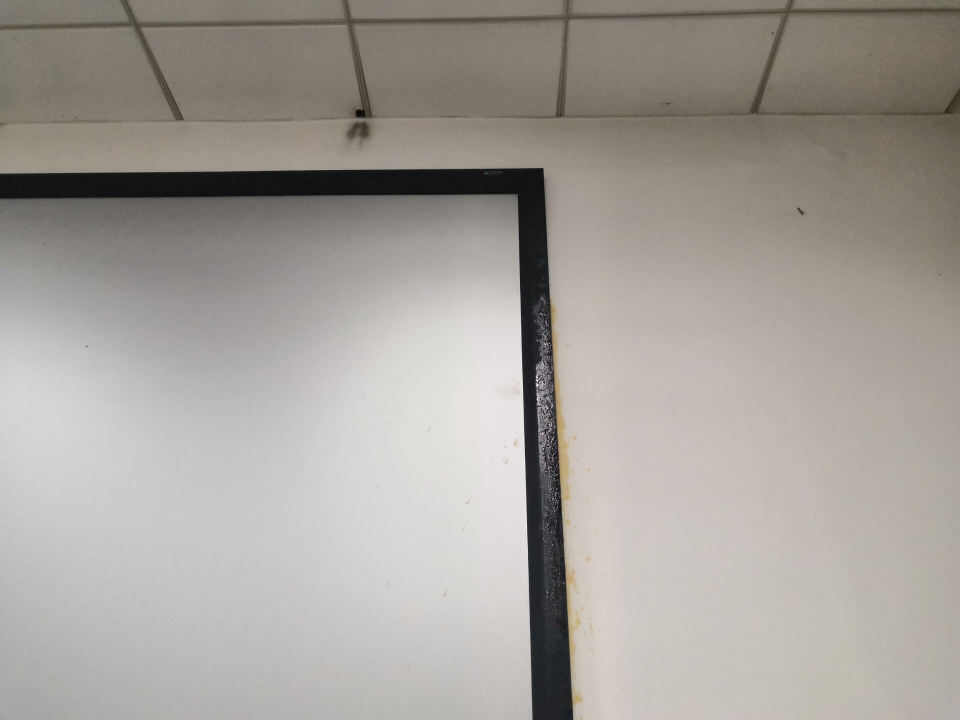
#> input picture 练习/qiangjiao.jpg, 1920 x 1440 px (shown at 1/2 size)
$ python '实例_2-实际角度测量.py'
#> lines starting #> are read from the running program, lines starting #| are printed output that depends on the picture; after the words box and inside, x2 and y2 are one past the last pixel; in counts of white or black regions, pixels touching at a corner belong together; long printed decimals are rounded
# -*- 实例 -*-
"""
功能：测量角度
作者：fenghuohuo
日期：2021年10月25日
"""
import math

import cv2
import cv2 as cv
import numpy as np

# 加载图片
img_Original = cv.imread('qiangjiao.jpg')
#> img_Original is the input picture: shape (1440, 1920, 3); mean B, G, R 154.7, 160.3, 164.9
h, w = img_Original.shape[:2]
#> h = 1440; w = 1920
img_resize = cv2.resize(img_Original, (int(w/2), int(h/2)), fx=0.5, fy=0.5, interpolation=cv2.INTER_AREA)
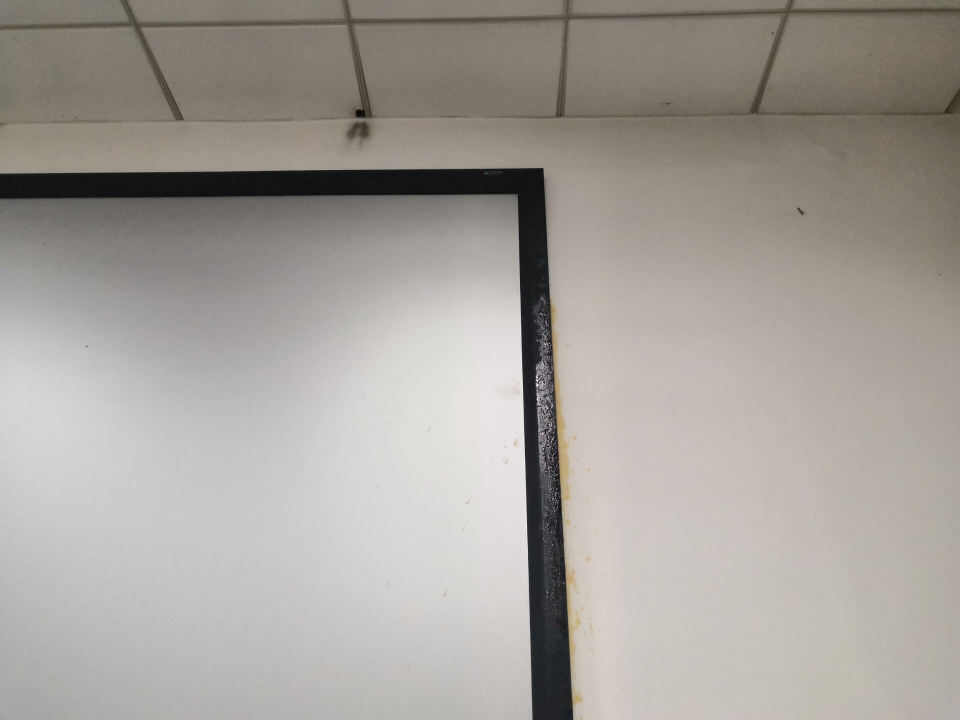
#> img_resize: shape (720, 960, 3); mean B, G, R 154.8, 160.4, 165
cv2.imshow("img_Original", img_resize)

# 图片预处理
gray = cv.cvtColor(img_resize, cv.COLOR_BGR2GRAY)
cv2.imshow("gray", gray)

blur = cv.GaussianBlur(gray, (9, 9), 3)
cv2.imshow("blur", blur)

canny = cv.Canny(blur, 90, 150)
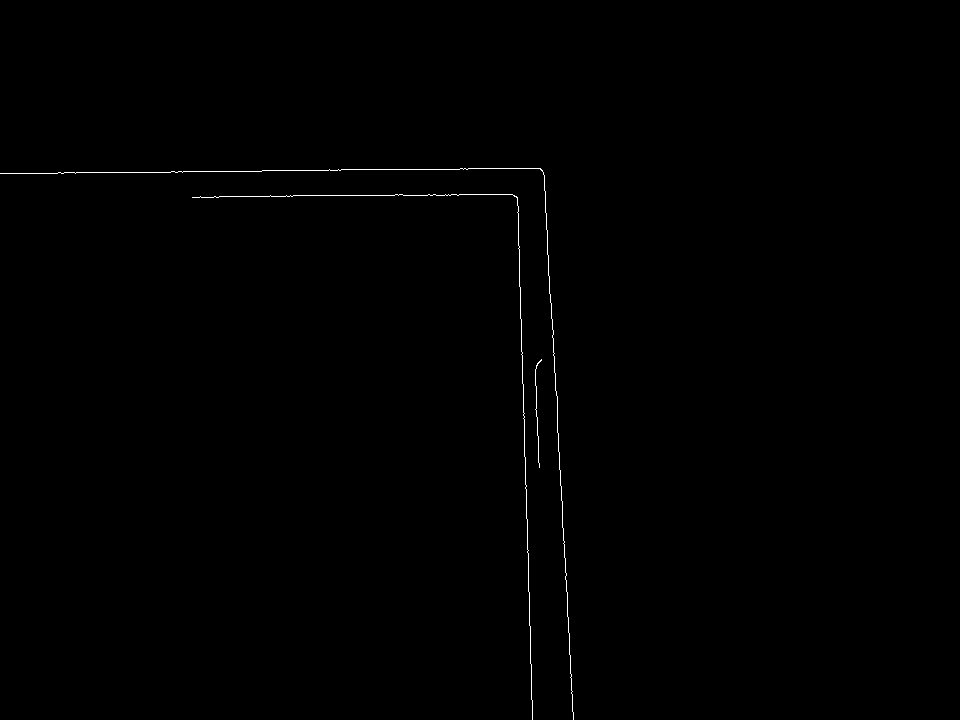
#> canny: shape (720, 960); 0.3% white in thin lines or dots, all inside (x1, y1, x2, y2) = (0, 168, 574, 720)
cv2.imshow("canny", canny)

# hough直线变换
lines = cv.HoughLines(canny, 1, np.pi/180, 176)
#> lines = [[-534, 3.09], [175, 1.55], [-509, 3.11]]

# 确定图片中最大直线长度
L = round(math.sqrt(pow(h/2-1,2.0)+pow(w/2-1,2.0))+1)
#> L = 1200
L1 = L/2
#> L1 = 600
print(L)
#| 1200
# 将检测出来直线显示出来,注意这里线是极坐标（ρ，θ）
i = 1   # 用来确定直线检测顺序
for line in lines:
    rho, theta = line[0]
    print(theta*180/np.pi)
    a = np.cos(theta)
    b = np.sin(theta)
    x0 = int(a * rho)
    y0 = int(b * rho)
    x1 = int(x0 + L * (-b))    # 此处的数值要根据实际情况更改
    y1 = int(y0 + L * a)
    x2 = int(x0 - L * (-b))
    y2 = int(y0 - L * a)
    x_mid = int((x0 + x2)/2)
    y_mid = int((y0 + y2)/2)
    cv.line(img_resize, (x1, y1), (x2, y2), (0, 0, 255),2)
    print(i)
    while i>1:
        break
    cv2.putText(img_resize, "{:.1f}".format(i), (x_mid, y_mid), cv2.FONT_HERSHEY_SIMPLEX, 1, (255, 255, 0), 2)
    i += 1
    if x2 - x1 == 0:
        print("直线是竖直的")
    elif y2 - y1 == 0:
        print("直线是水平的")
    else:
        # 计算斜率
        k = -(y2 - y1) / (x2 - x1)
        # 求正反切，再将得到的弧度转换为角度
        angle = float(np.arctan(k) * 180 / np.pi)
        print("直线的倾斜角度为：" + str(angle) + "°")
#> this loop made 3 passes
#> (rho, theta, a, b, x0, y0, x1, y1) on passes 1 to 3: (-534, 3.09, -0.999, 0.0523, 533, -27, 470, -1225), (175, 1.55, 0.0175, 1, 3, 174, -1196, 194), (-509, 3.11, -0.999, 0.0349, 508, -17, 466, -1216)
#| 177.000
#| 1
#| 直线的倾斜角度为：-87.014°
#| 89.000
#| 2
#| 直线的倾斜角度为：0.9795°
#| 178.000
#| 3
#| 直线的倾斜角度为：-88.018°
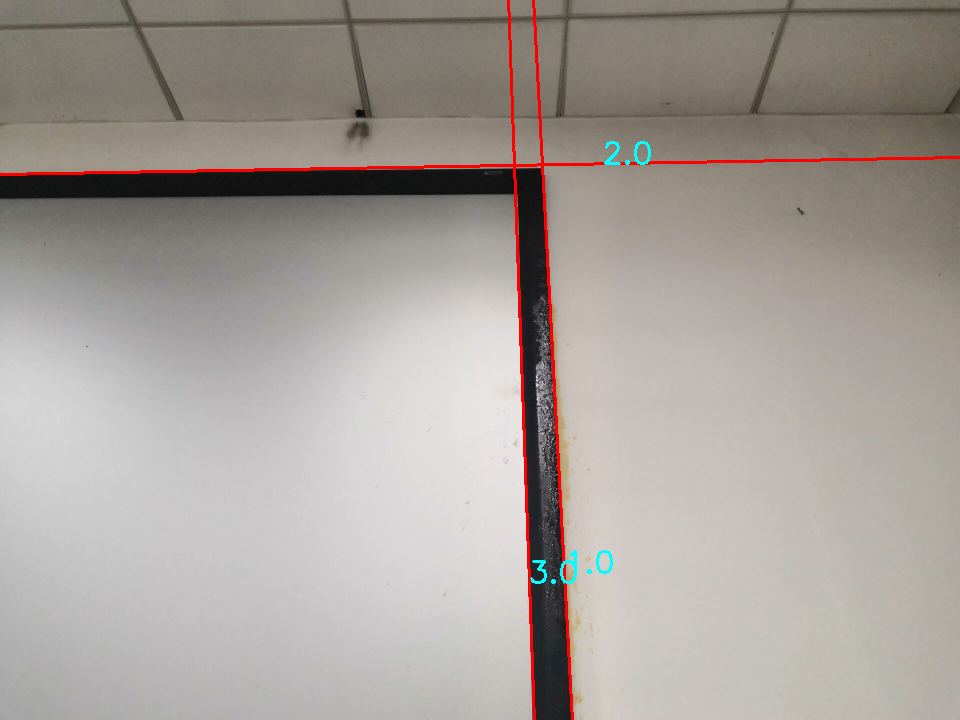
#> img_resize: shape (720, 960, 3); 1.16% of pixels changed, all inside (x1, y1, x2, y2) = (0, 0, 960, 720)
#> after the loop, i = 4
        #cv2.putText(img_resize, "{:.1f}deg".format(angle), (x_mid, y_mid), cv2.FONT_HERSHEY_SIMPLEX, 1, (255, 255, 0), 2)


cv2.imshow("angle", img_resize)
cv2.waitKey(0)
cv2.destroyAllWindows()

$ run again, with 练习/1_1.jpg copied over 练习/qiangjiao.jpg
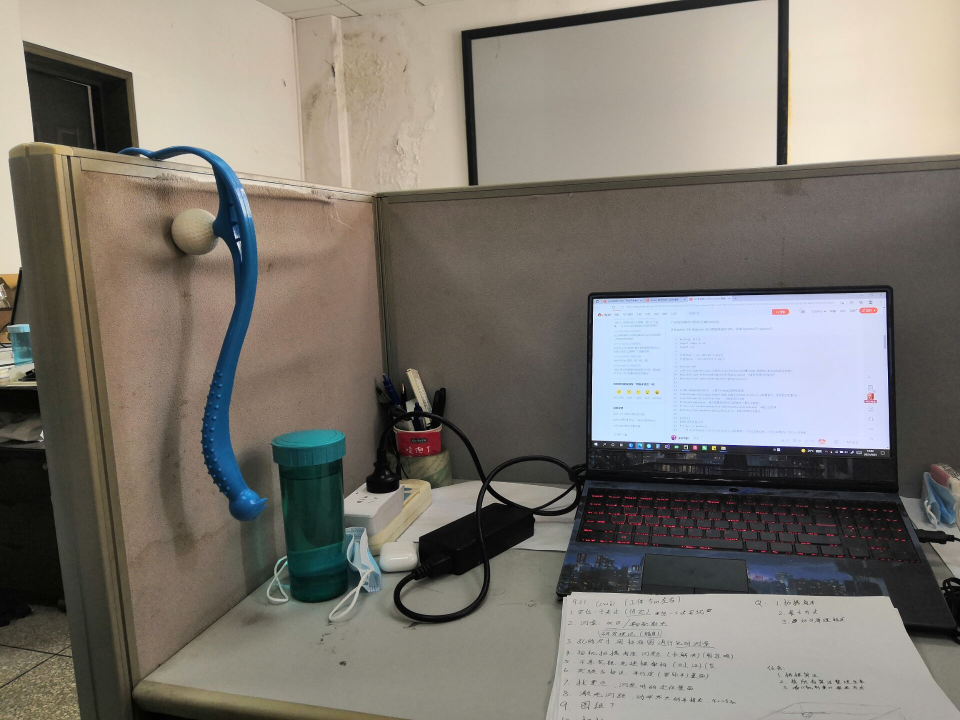
#> input picture 练习/1_1.jpg, 1920 x 1440 px (shown at 1/2 size)
#> img_Original is the input picture: shape (1440, 1920, 3); mean B, G, R 113.3, 120.7, 125.5
#> `canny = cv.Canny(blur, 90, 150)`:
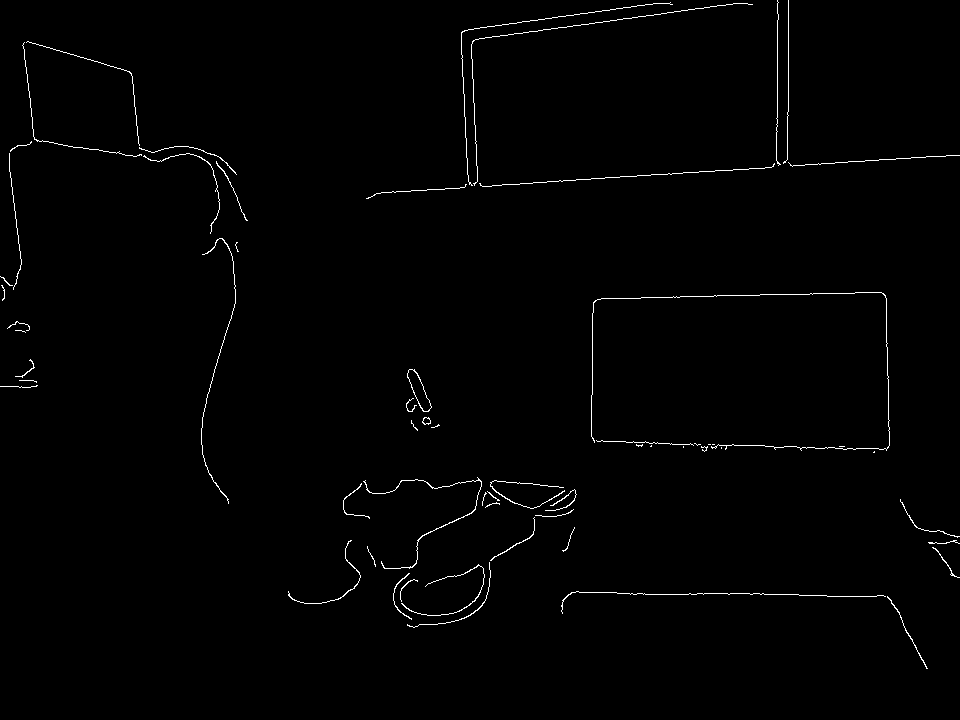
#> canny: shape (720, 960); 0.93% white in thin lines or dots
#> lines = [[220, 1.5], [105, 1.43], [94, 1.43]]
#| 1200
#> the loop `for line in lines:` made 3 passes
#> (rho, theta, a, b, x0, y0, x1, y1) on passes 1 to 3: (220, 1.5, 0.0698, 0.998, 15, 219, -1182, 302), (105, 1.43, 0.139, 0.99, 14, 103, -1174, 270), (94, 1.43, 0.139, 0.99, 13, 93, -1175, 260)
#> (printed output is left out)
#> after the loop `for line in lines:`:
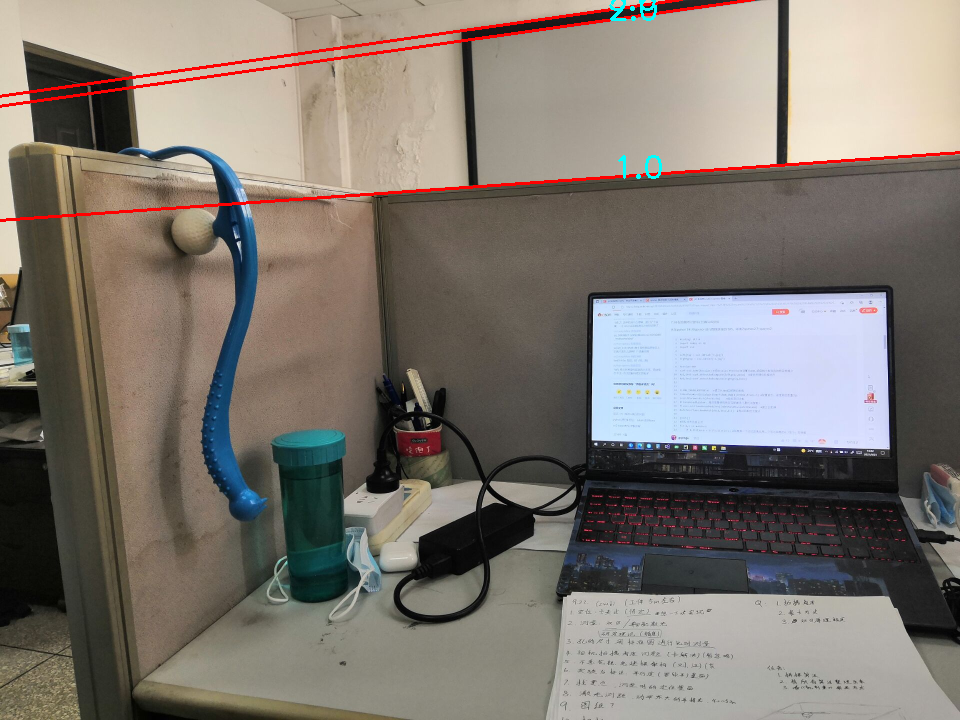
#> img_resize: shape (720, 960, 3); mean B, G, R 112.4, 119.6, 126.6
#> after the loop `for line in lines:`: i = 4

$ run again, with 练习/1_2.jpg copied over 练习/qiangjiao.jpg
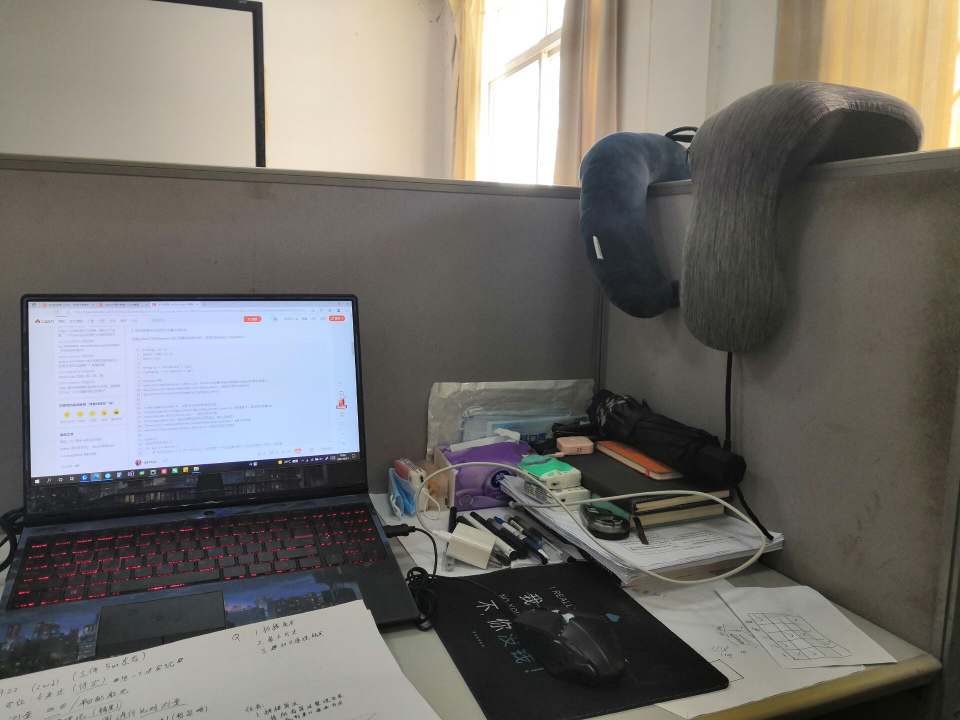
#> input picture 练习/1_2.jpg, 1920 x 1440 px (shown at 1/2 size)
#> img_Original is the input picture: shape (1440, 1920, 3); mean B, G, R 107.3, 111.8, 114.9
#> `canny = cv.Canny(blur, 90, 150)`:
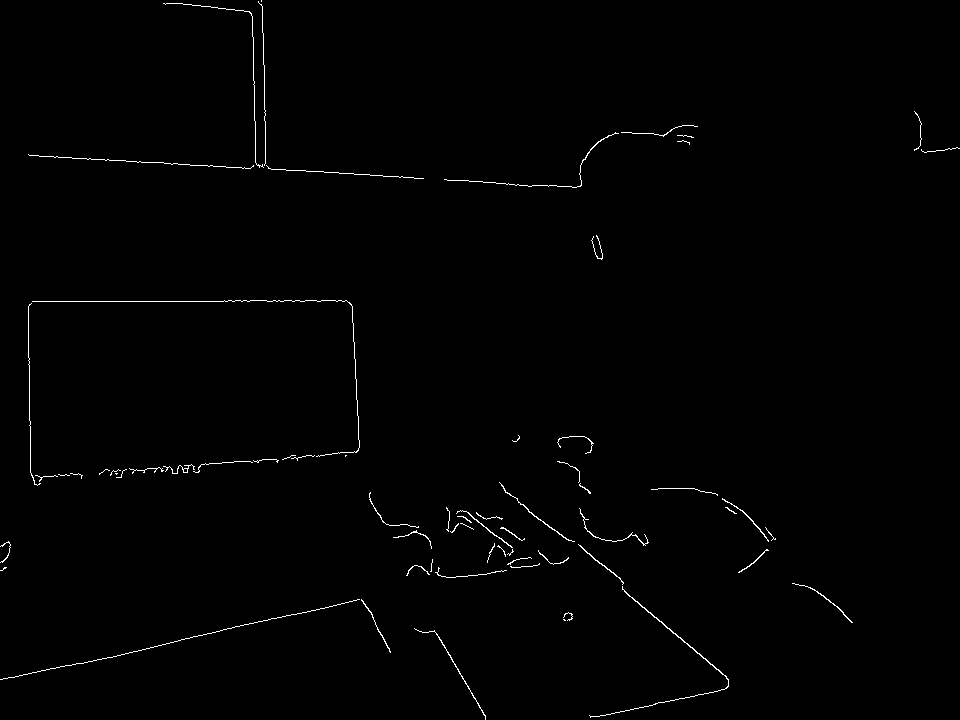
#> canny: shape (720, 960); 0.7% white in thin lines or dots
#> lines = [[301, 1.57], [154, 1.62], [664, 1.34]]
#| 1200
#> the loop `for line in lines:` made 3 passes
#> (rho, theta, a, b, x0, y0, x1, y1) on passes 1 to 3: (301, 1.57, -4.37e-08, 1, 0, 301, -1200, 300), (154, 1.62, -0.0523, 0.999, -8, 153, -1206, 90), (664, 1.34, 0.225, 0.974, 149, 646, -1020, 915)
#> (printed output is left out)
#> after the loop `for line in lines:`:
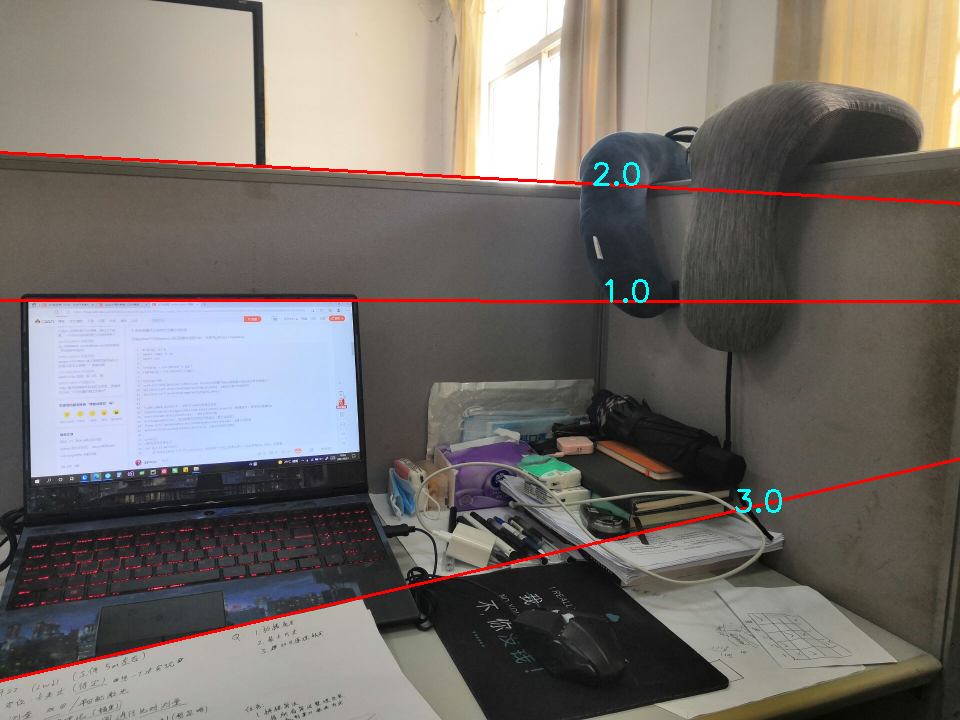
#> img_resize: shape (720, 960, 3); mean B, G, R 106.6, 111, 116.9
#> after the loop `for line in lines:`: i = 4
